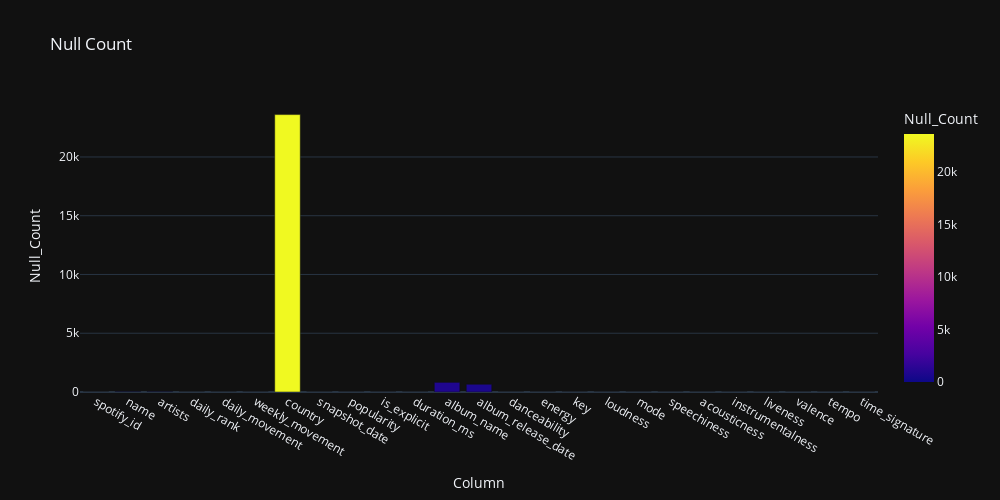

The code cell stored with this chart in its notebook:
### Code cell
fig = px.bar(
    null_df,
    x='Column',
    y='Null_Count',
    title='Null Count',
    color='Null_Count'
).update_layout(
    width=1000,
    height=500
)

fig.show()

### Figure 1 — Plotly figure (JSON) as saved in the notebook; plotly's stock layout.template omitted (floating-point values rounded to 4 significant figures)
{"data": [{"alignmentgroup": "True", "hovertemplate": "Column=%{x}<br>Null_Count=%{marker.color}<extra></extra>", "legendgroup": "", "marker": {"color": [0, 30, 29, 0, 0, 0, 23605, 2, 0, 0, 0, 821, 658, 0, 0, 0, 0, 0, 0, 0, 0, 0, 0, 0, 0], "coloraxis": "coloraxis", "pattern": {"shape": ""}}, "name": "", "offsetgroup": "", "orientation": "v", "showlegend": false, "textposition": "auto", "x": ["spotify_id", "name", "artists", "daily_rank", "daily_movement", "weekly_movement", "country", "snapshot_date", "popularity", "is_explicit", "duration_ms", "album_name", "album_release_date", "danceability", "energy", "key", "loudness", "mode", "speechiness", "acousticness", "instrumentalness", "liveness", "valence", "tempo", "time_signature"], "xaxis": "x", "y": [0, 30, 29, 0, 0, 0, 23605, 2, 0, 0, 0, 821, 658, 0, 0, 0, 0, 0, 0, 0, 0, 0, 0, 0, 0], "yaxis": "y", "type": "bar"}], "layout": {"xaxis": {"anchor": "y", "domain": [0.0, 1.0], "title": {"text": "Column"}}, "yaxis": {"anchor": "x", "domain": [0.0, 1.0], "title": {"text": "Null_Count"}}, "coloraxis": {"colorbar": {"title": {"text": "Null_Count"}}, "colorscale": [[0.0, "#0d0887"], [0.1111, "#46039f"], [0.2222, "#7201a8"], [0.3333, "#9c179e"], [0.4444, "#bd3786"], [0.5556, "#d8576b"], [0.6667, "#ed7953"], [0.7778, "#fb9f3a"], [0.8889, "#fdca26"], [1.0, "#f0f921"]]}, "legend": {"tracegroupgap": 0}, "title": {"text": "Null Count"}, "barmode": "relative", "width": 1000, "height": 500}}
